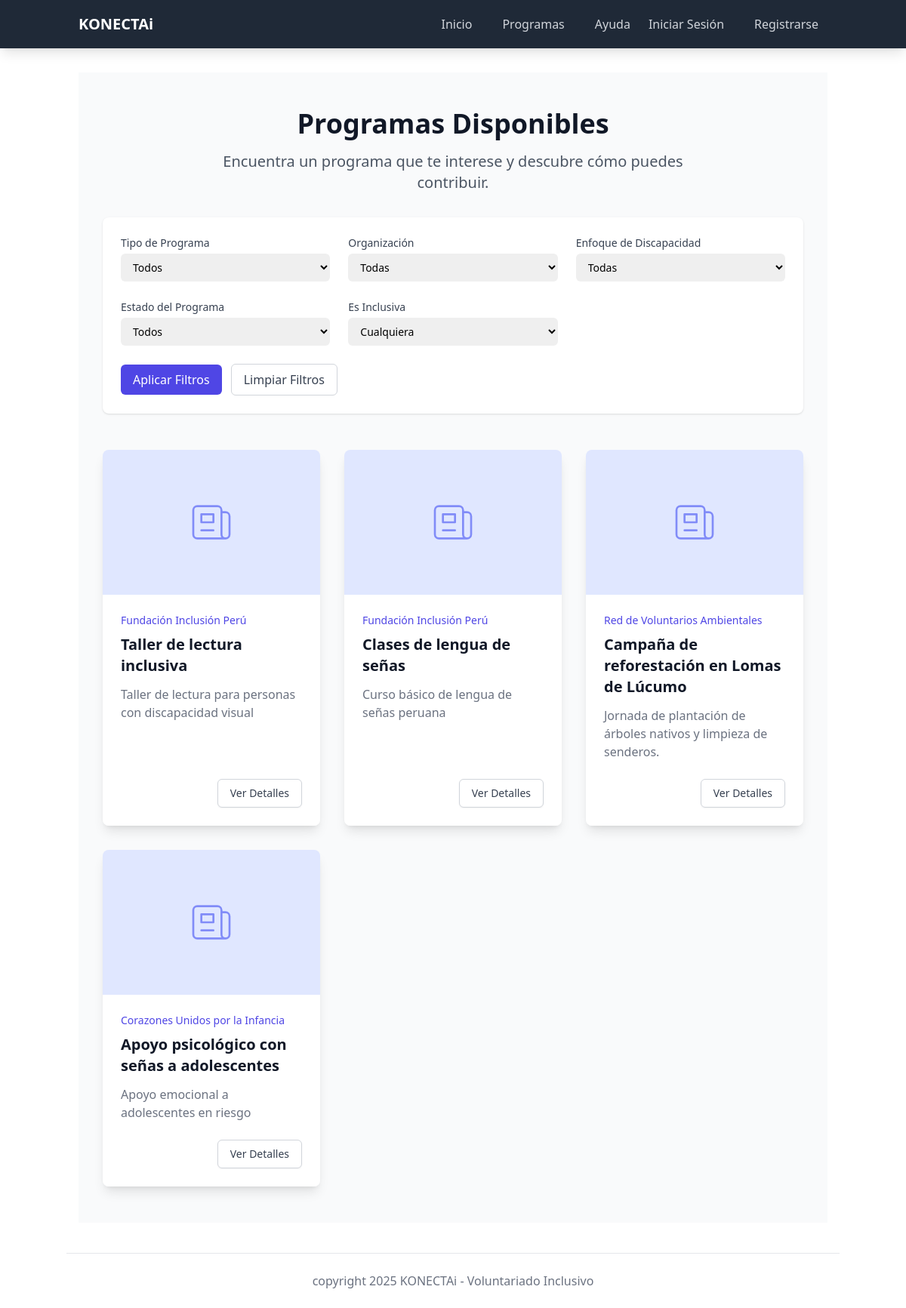
Page /programs on the committed database.
### model/models.py (models this page shows)
class Actividades(db.Model):
    __tablename__ = 'actividades'
    id_actividad = db.Column(db.Integer, primary_key=True, autoincrement=True)
    nombre = db.Column(db.String(255))
    descripcion = db.Column(db.Text)
    fecha_actividad = db.Column(db.DateTime)
    ubicacion = db.Column(db.String(255))
    tipo = db.Column(db.Enum('presencial', 'virtual', name='tipo_actividad_enum'))
    habilidades_requeridas = db.Column(db.Text)
    es_inclusiva = db.Column(db.Boolean, default=False)
    cupo_maximo = db.Column(db.Integer)
    estado = db.Column(db.Enum(EstadoActividad, name='estado_actividad_enum', values_callable=lambda x: [e.value for e in x]), default=EstadoActividad.ABIERTO) # Usando Enum de Python
    imagen = db.Column(db.String(255))
    compatibilidad = db.Column(db.DECIMAL(5, 2))
    etiqueta = db.Column(db.String(100))
    id_organizacion = db.Column(db.Integer, ForeignKey('organizaciones.id_organizacion'))
    organizacion = relationship("Organizaciones", back_populates="actividades")
    discapacidades = relationship("Discapacidades", secondary=actividad_discapacidad_table, back_populates="actividades")
    facilidades = relationship("Facilidad", secondary=actividad_facilidad_table, back_populates="actividades")
    auditoria_actividad = relationship("AuditoriaActividad", back_populates="actividad")
    inscripciones = relationship("Inscripciones", back_populates="actividad")

class Organizaciones(db.Model):
    __tablename__ = 'organizaciones'
    id_organizacion = db.Column(db.Integer, primary_key=True, autoincrement=True)
    nombre_org = db.Column(db.String(255), unique=True, nullable=False)
    descripcion_org = db.Column(db.Text)
    direccion_fisica = db.Column(db.String(255))
    logo = db.Column(db.Text)
    fecha_registro = db.Column(db.DateTime, default=datetime.utcnow)
    usuarios = relationship("Usuarios", secondary=usuario_organizacion_table, back_populates="organizaciones")
    actividades = relationship("Actividades", back_populates="organizacion")

### controller/routes.py (the view)
@main_bp.route('/programs')
def programs():
    tipo_filter = request.args.get('tipo', None)
    organizacion_filter = request.args.get('organizacion', None)
    discapacidad_filter = request.args.get('discapacidad', None)
    estado_filter = request.args.get('estado', None)
    inclusiva_filter = request.args.get('es_inclusiva', None)
    tipos = [r[0] for r in db.session.query(Actividades.tipo).distinct().all() if r[0]] # Ensure not None
    organizaciones = Organizaciones.query.order_by(Organizaciones.nombre_org).all()
    discapacidades = Discapacidades.query.order_by(Discapacidades.nombre).all()
    estados = [e.value for e in EstadoActividad]
    all_programs, compatibility_scores = get_programs_compatibility(
        tipo_filter=tipo_filter,
        organizacion_filter=organizacion_filter,
        discapacidad_filter=discapacidad_filter,
        estado_filter=estado_filter,
        inclusiva_filter=inclusiva_filter
    )
    return render_template('programs.html',
                           programs=all_programs,
                           compatibility_scores=compatibility_scores,
                           tipos=tipos,
                           organizaciones=organizaciones,
                           discapacidades_filter_options=discapacidades, # Renamed to avoid clash
                           estados=estados,
                           current_filters=request.args)

### view/templates/programs.html (shortened to what this page needs)
{% extends "base.html" %}
{% block content %}
<div class="py-12 bg-gray-50">
    <div class="max-w-7xl mx-auto px-4 sm:px-6 lg:px-8">
        <div class="lg:text-center">
            <h2 class="text-3xl font-extrabold text-gray-900 sm:text-4xl">
                Programas Disponibles
            </h2>
            <p class="mt-4 max-w-2xl text-xl text-gray-600 lg:mx-auto">
                Encuentra un programa que te interese y descubre cómo puedes contribuir.
            </p>
        </div>
        <form method="GET" action="{{ url_for('main.programs') }}" class="my-8 p-6 bg-white shadow rounded-lg">
            <div class="grid grid-cols-1 md:grid-cols-2 lg:grid-cols-3 gap-6">
                <div>
                    <label for="tipo" class="block text-sm font-medium text-gray-700">Tipo de Programa</label>
                    <select name="tipo" id="tipo" class="mt-1 block w-full pl-3 pr-10 py-2 text-base border-gray-300 focus:outline-none focus:ring-indigo-500 focus:border-indigo-500 sm:text-sm rounded-md">
                        <option value="">Todos</option>
                    </select>
                </div>
                <div>
                    <label for="organizacion" class="block text-sm font-medium text-gray-700">Organización</label>
                    <select name="organizacion" id="organizacion" class="mt-1 block w-full pl-3 pr-10 py-2 text-base border-gray-300 focus:outline-none focus:ring-indigo-500 focus:border-indigo-500 sm:text-sm rounded-md">
                        <option value="">Todas</option>
                    </select>
                </div>
                <div>
                    <label for="discapacidad" class="block text-sm font-medium text-gray-700">Enfoque de Discapacidad</label>
                    <select name="discapacidad" id="discapacidad" class="mt-1 block w-full pl-3 pr-10 py-2 text-base border-gray-300 focus:outline-none focus:ring-indigo-500 focus:border-indigo-500 sm:text-sm rounded-md">
                        <option value="">Todas</option>
                    </select>
                </div>
                <div>
                    <label for="estado" class="block text-sm font-medium text-gray-700">Estado del Programa</label>
                    <select name="estado" id="estado" class="mt-1 block w-full pl-3 pr-10 py-2 text-base border-gray-300 focus:outline-none focus:ring-indigo-500 focus:border-indigo-500 sm:text-sm rounded-md">
                        <option value="">Todos</option>
                    </select>
                </div>
                <div>
                    <label for="es_inclusiva" class="block text-sm font-medium text-gray-700">Es Inclusiva</label>
                    <select name="es_inclusiva" id="es_inclusiva" class="mt-1 block w-full pl-3 pr-10 py-2 text-base border-gray-300 focus:outline-none focus:ring-indigo-500 focus:border-indigo-500 sm:text-sm rounded-md">
                        <option value="">Cualquiera</option>
                    </select>
                </div>
            </div>
            <div class="mt-6 flex items-center">
                <button type="submit" class="px-4 py-2 bg-indigo-600 text-white rounded-md hover:bg-indigo-700 focus:outline-none focus:ring-2 focus:ring-offset-2 focus:ring-indigo-500">Aplicar Filtros</button>
                <a href="{{ url_for('main.programs') }}" class="ml-3 px-4 py-2 border border-gray-300 rounded-md text-gray-700 bg-white hover:bg-gray-50 focus:outline-none focus:ring-2 focus:ring-offset-2 focus:ring-indigo-500">Limpiar Filtros</a>
            </div>
        </form>
        {% if programs %}
            <div class="mt-12 grid gap-8 md:grid-cols-2 lg:grid-cols-3">
                {% for program in programs %}
                <div class="flex flex-col rounded-lg shadow-lg overflow-hidden">
                    <div class="flex-shrink-0">
                        <div class="h-48 w-full bg-indigo-100 flex items-center justify-center">
                        </div>
                    </div>
                    <div class="flex-1 bg-white p-6 flex flex-col justify-between">
                        <div class="flex-1">
                            <p class="text-sm font-medium text-indigo-600">
                                {{ program.organizacion.nombre_org if program.organizacion else "No disponible" }}
                            </p>
                            <a href="#" class="block mt-2">
                                <p class="text-xl font-semibold text-gray-900">
                                    {{ program.nombre }}
                                </p>
                                <p class="mt-3 text-base text-gray-500">
                                    {{ (program.descripcion if program.descripcion else "No hay descripción disponible.") | truncate(150, True, '...', 0) }}
                                </p>
                            </a>
                        </div>
                        <div class="mt-6 flex items-center">
                            <div class="ml-auto flex space-x-3">
                                <a href="{{ url_for('program.view_program_detail', program_id=program.id_actividad) }}" class="inline-flex items-center px-4 py-2 border border-gray-300 shadow-sm text-sm font-medium rounded-md text-gray-700 bg-white hover:bg-gray-50 focus:outline-none focus:ring-2 focus:ring-offset-2 focus:ring-indigo-500">
                                    Ver Detalles
                                </a>
                            </div>
                        </div>
                    </div>
                </div>
                {% endfor %}
            </div>
        {% endif %}
    </div>
</div>
{% endblock %}

### view/templates/base.html (shortened to what this page needs)
<!doctype html>
<html lang="es">
  <head>
    <script src="https://cdn.tailwindcss.com"></script>
  </head>
  <body x-data="{ openMobileMenu: false }">
    <nav class="bg-gray-800 text-white fixed top-0 w-full shadow-lg z-50">
      <div class="container mx-auto px-4 py-3 md:flex md:items-center md:justify-between">
        <div class="flex justify-between items-center">
          <a class="text-xl font-bold hover:text-gray-300" href="{{ url_for('main.home') }}">KONECTAi</a>
        </div>
        <div :class="{'block': openMobileMenu, 'hidden': !openMobileMenu}" class="md:flex md:items-center w-full md:w-auto" x-cloak>
          <ul class="md:flex flex-col md:flex-row md:space-x-4 mt-4 md:mt-0">
            <li><a href="{{ url_for('main.home') }}" class="block py-2 px-3 text-gray-300 hover:bg-gray-700 hover:text-white rounded">Inicio</a></li>
            <li><a href="{{ url_for('main.programs') }}" class="block py-2 px-3 text-gray-300 hover:bg-gray-700 hover:text-white rounded">Programas</a></li>
            <li><a href="{{ url_for('main.help_page') }}" class="block py-2 px-3 text-gray-300 hover:bg-gray-700 hover:text-white rounded">Ayuda</a></li>
          </ul>
          <ul class="md:flex md:items-center flex-col md:flex-row md:space-x-4 mt-4 md:mt-0 md:ml-auto">
            {% if current_user.is_authenticated %}
            <li class="mr-2">
              <button class="p-2 rounded-full text-white hover:text-gray-300 focus:outline-none focus:bg-gray-700" aria-label="Notifications">
                <svg class="h-6 w-6" fill="none" stroke="currentColor" viewBox="0 0 24 24" xmlns="http://www.w3.org/2000/svg">
                  <path stroke-linecap="round" stroke-linejoin="round" stroke-width="2" d="M15 17h5l-1.405-1.405A2.032 2.032 0 0118 14.158V11a6.002 6.002 0 00-4-5.659V5a2 2 0 10-4 0v.341C7.67 6.165 6 8.388 6 11v3.159c0 .538-.214 1.055-.595 1.436L4 17h5m6 0v1a3 3 0 11-6 0v-1m6 0H9"></path>
                </svg>
              </button>
            </li>
            <li class="relative" x-data="{ openUserMenu: false }" @click.away="openUserMenu = false">
              <button @click="openUserMenu = !openUserMenu" class="flex items-center w-full text-left py-2 px-3 text-white hover:text-gray-300 rounded focus:outline-none focus:bg-gray-700">
                <svg class="h-6 w-6 mr-2 inline-block" fill="currentColor" viewBox="0 0 20 20" xmlns="http://www.w3.org/2000/svg">
                    <path fill-rule="evenodd" d="M10 9a3 3 0 100-6 3 3 0 000 6zm-7 9a7 7 0 1114 0H3z" clip-rule="evenodd"></path>
                </svg>
                {{ current_user.nombre }} ({{ current_user.perfil | capitalize }})
                <svg class="h-5 w-5 ml-1 fill-current" viewBox="0 0 20 20"><path d="M5.293 7.293a1 1 0 011.414 0L10 10.586l3.293-3.293a1 1 0 111.414 1.414l-4 4a1 1 0 01-1.414 0l-4-4a1 1 0 010-1.414z"></path></svg>
              </button>
              <div x-show="openUserMenu" x-cloak class="absolute right-0 mt-2 w-48 bg-white rounded-md shadow-lg py-1 z-50 ring-1 ring-black ring-opacity-5">
                <a href="{{ url_for('user_dashboard.dashboard') }}" class="block px-4 py-2 text-sm text-gray-700 hover:bg-gray-100">Panel</a>
                <a href="{{ url_for('user_dashboard.profile') }}" class="block px-4 py-2 text-sm text-gray-700 hover:bg-gray-100">Perfil</a>
                <hr class="border-t border-gray-200 my-1">
                <a href="{{ url_for('auth.logout') }}" class="block px-4 py-2 text-sm text-gray-700 hover:bg-gray-100">Cerrar Sesión</a>
              </div>
            </li>
            {% else %}
            <li><a href="{{ url_for('auth.login') }}" class="block py-2 px-3 text-gray-300 hover:bg-gray-700 hover:text-white rounded">Iniciar Sesión</a></li>
            <li><a href="{{ url_for('auth.register') }}" class="block py-2 px-3 text-gray-300 hover:bg-gray-700 hover:text-white rounded">Registrarse</a>
              </li>
            {% endif %}
          </ul>
        </div>
      </div>
    </nav>
    <main class="container mx-auto px-4 mt-24">
      {% block content %}{% endblock %}
    </main>
    <footer class="container mx-auto mt-10 py-6 text-center text-gray-500 border-t border-gray-200">
      copyright 2025 KONECTAi - Voluntariado Inclusivo
    </footer>
  </body>
</html>

### rows in the picture
Actividades: organizacion "Fundación Inclusión Perú", nombre "Taller de lectura inclusiva", descripcion "Taller de lectura para personas con discapacidad visual"
Actividades: organizacion "Fundación Inclusión Perú", nombre "Clases de lengua de señas", descripcion "Curso básico de lengua de señas peruana"
Actividades: organizacion "Red de Voluntarios Ambientales", nombre "Campaña de reforestación en Lomas de Lúcumo", descripcion "Jornada de plantación de árboles nativos y limpieza de senderos."
Actividades: organizacion "Corazones Unidos por la Infancia", nombre "Apoyo psicológico con señas a adolescentes", descripcion "Apoyo emocional a adolescentes en riesgo"
